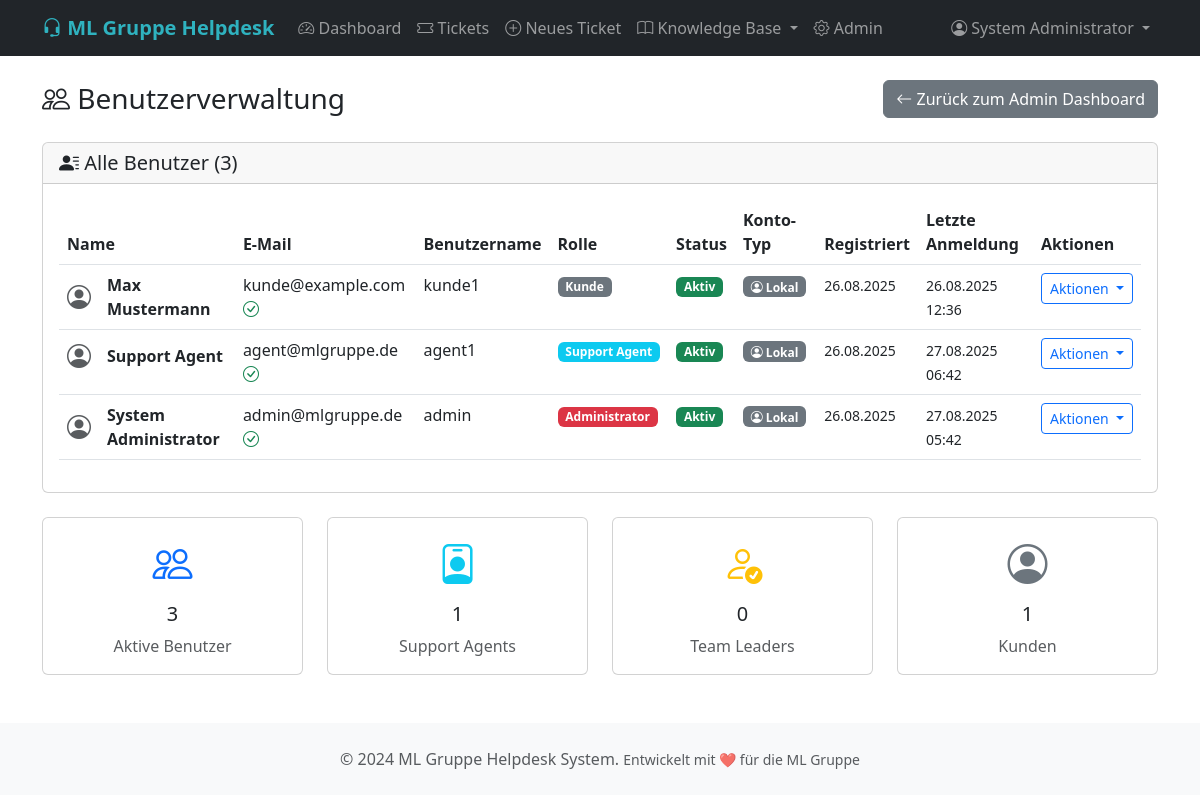
/admin/users (signed in), run on an earlier commit of the app's database.
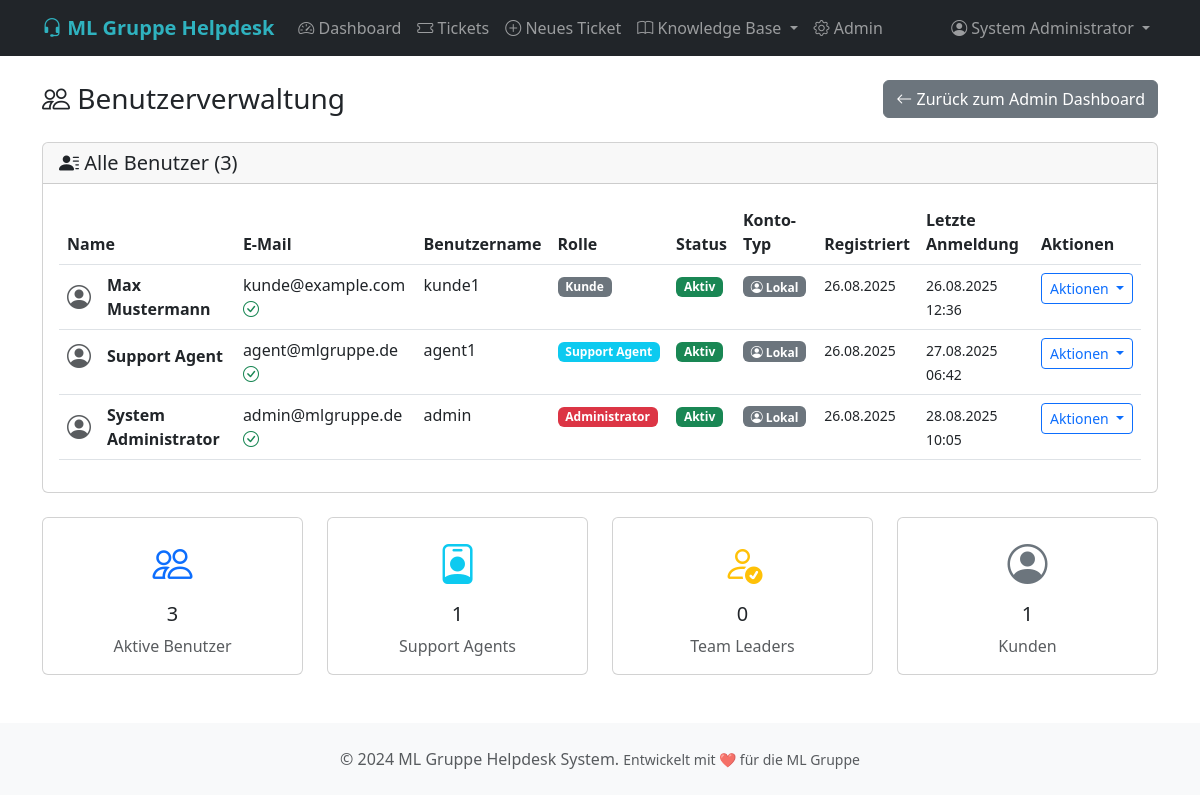
And on a later commit of the database.
### app/models/user.py (models this page shows, shortened)
class User(UserMixin, db.Model):
    __tablename__ = 'users'
    id = db.Column(db.Integer, primary_key=True)
    username = db.Column(db.String(80), unique=True, nullable=False, index=True)
    email = db.Column(db.String(120), unique=True, nullable=False, index=True)
    password_hash = db.Column(db.String(255))
    first_name = db.Column(db.String(100), nullable=False)
    last_name = db.Column(db.String(100), nullable=False)
    role = db.Column(db.String(20), nullable=False, default='customer', index=True)
    microsoft_id = db.Column(db.String(100), unique=True, nullable=True)
    microsoft_token = db.Column(db.Text, nullable=True)
    phone = db.Column(db.String(20))
    department = db.Column(db.String(100))
    location = db.Column(db.String(100))
    is_active = db.Column(db.Boolean, default=True, index=True)
    email_verified = db.Column(db.Boolean, default=False)
    last_login = db.Column(db.DateTime, default=datetime.utcnow)
    created_at = db.Column(db.DateTime, default=datetime.utcnow, index=True)
    updated_at = db.Column(db.DateTime, default=datetime.utcnow, onupdate=datetime.utcnow)
    created_tickets = db.relationship('Ticket', foreign_keys='Ticket.created_by', backref='creator', lazy='dynamic')
    assigned_tickets = db.relationship('Ticket', foreign_keys='Ticket.assigned_to', backref='assignee', lazy='dynamic')
    comments = db.relationship('TicketComment', backref='author', lazy='dynamic')
    audit_logs = db.relationship('AuditLog', backref='user', lazy='dynamic')
    @property
    def full_name(self):
        return f"{self.first_name} {self.last_name}"

### app/admin/routes.py (the view)
@bp.route('/users')
@login_required
@admin_required
def manage_users():
    users = User.query.order_by(User.created_at.desc()).all()
    return render_template('admin/users.html', users=users)

### app/__init__.py (called while the page is built)
@login_manager.user_loader
def load_user(user_id):
    from app.models.user import User
    return User.query.get(int(user_id))

### app/templates/admin/users.html (shortened to what the changed rows need)
{% extends "base.html" %}
{% block content %}
<div class="d-flex justify-content-between align-items-center mb-4">
    <h1 class="h3 mb-0">
        <i class="bi bi-people"></i> Benutzerverwaltung
    </h1>
</div>
<div class="card">
    <div class="card-body">
        {% if users %}
            <div class="table-responsive">
                <table class="table">
                    <thead>
                        <tr>
                            <th>Name</th>
                            <th>E-Mail</th>
                            <th>Benutzername</th>
                            <th>Rolle</th>
                            <th>Status</th>
                            <th>Konto-Typ</th>
                            <th>Registriert</th>
                            <th>Letzte Anmeldung</th>
                            <th>Aktionen</th>
                        </tr>
                    </thead>
                    <tbody>
                        {% for user in users %}
                        <tr>
                            <td>
                                <div class="d-flex align-items-center">
                                    <div class="me-3">
                                        <i class="bi bi-person-circle fs-4 text-muted"></i>
                                    </div>
                                    <div>
                                        <div class="fw-bold">{{ user.full_name }}</div>
                                    </div>
                                </div>
                            </td>
                            <td>
                                {{ user.email }}
                                {% if user.email_verified %}
                                    <i class="bi bi-check-circle text-success" title="Verifiziert"></i>
                                {% else %}
                                    <i class="bi bi-exclamation-circle text-warning" title="Nicht verifiziert"></i>
                                {% endif %}
                            </td>
                            <td>{{ user.username }}</td>
                            <td>
                                {% if user.role == 'admin' %}
                                    <span class="badge bg-danger">Administrator</span>
                                {% elif user.role == 'team_leader' %}
                                    <span class="badge bg-warning">Team Leader</span>
                                {% elif user.role == 'support_agent' %}
                                    <span class="badge bg-info">Support Agent</span>
                                {% elif user.role == 'customer' %}
                                    <span class="badge bg-secondary">Kunde</span>
                                {% else %}
                                    <span class="badge bg-light text-dark">{{ user.role.title() }}</span>
                                {% endif %}
                            </td>
                            <td>
                                {% if user.is_active %}
                                    <span class="badge bg-success">Aktiv</span>
                                {% else %}
                                    <span class="badge bg-danger">Inaktiv</span>
                                {% endif %}
                            </td>
                            <td>
                                {% if user.microsoft_id %}
                                    <span class="badge bg-primary">
                                        <i class="bi bi-microsoft"></i> Microsoft
                                    </span>
                                {% else %}
                                    <span class="badge bg-secondary">
                                        <i class="bi bi-person-circle"></i> Lokal
                                    </span>
                                {% endif %}
                            </td>
                            <td>
                                <small>{{ user.created_at.strftime('%d.%m.%Y') }}</small>
                            </td>
                            <td>
                                {% if user.last_login %}
                                    <small>{{ user.last_login.strftime('%d.%m.%Y %H:%M') }}</small>
                                {% else %}
                                    <small class="text-muted">Nie</small>
                                {% endif %}
                            </td>
                            <td>
                                <div class="btn-group" role="group">
                                    <button type="button" class="btn btn-sm btn-outline-primary dropdown-toggle" data-bs-toggle="dropdown">
                                        Aktionen
                                    </button>
                                </div>
                            </td>
                        </tr>
                        {% endfor %}
                    </tbody>
                </table>
            </div>
        {% else %}
            <div class="text-center py-5">
                <i class="bi bi-people fs-1 text-muted"></i>
                <h4 class="text-muted mt-3">Keine Benutzer gefunden</h4>
                <p class="text-muted">Es sind keine Benutzer im System registriert.</p>
            </div>
        {% endif %}
    </div>
</div>
{% endblock %}

### app/templates/base.html (shortened to what this page needs)
<!DOCTYPE html>
<html lang="de">
<head>
    <link href="https://cdn.jsdelivr.net/npm/bootstrap@5.3.0/dist/css/bootstrap.min.css" rel="stylesheet">
    <link href="https://cdn.jsdelivr.net/npm/bootstrap-icons@1.11.0/font/bootstrap-icons.css" rel="stylesheet">
</head>
<body>
    <nav class="navbar navbar-expand-lg navbar-dark bg-dark">
        <div class="container">
            <a class="navbar-brand" href="{{ url_for('main.index') }}">
                <i class="bi bi-headset"></i> ML Gruppe Helpdesk
            </a>
            <div class="collapse navbar-collapse" id="navbarNav">
                <ul class="navbar-nav me-auto">
                    {% if current_user.is_authenticated %}
                        {% if current_user.role in ['admin', 'team_leader', 'support_agent'] %}
                            <li class="nav-item">
                                <a class="nav-link" href="{{ url_for('tickets.dashboard') }}">
                                    <i class="bi bi-speedometer2"></i> Dashboard
                                </a>
                            </li>
                            <li class="nav-item">
                                <a class="nav-link" href="{{ url_for('tickets.list_tickets') }}">
                                    <i class="bi bi-ticket"></i> Tickets
                                </a>
                            </li>
                        {% endif %}
                        <li class="nav-item">
                            <a class="nav-link" href="{{ url_for('tickets.create_ticket') }}">
                                <i class="bi bi-plus-circle"></i> Neues Ticket
                            </a>
                        </li>
                        <li class="nav-item dropdown">
                            <a class="nav-link dropdown-toggle" href="#" id="knowledgeDropdown" role="button" data-bs-toggle="dropdown">
                                <i class="bi bi-book"></i> Knowledge Base
                            </a>
                        </li>
                        {% if current_user.role == 'admin' %}
                            <li class="nav-item">
                                <a class="nav-link" href="{{ url_for('admin.dashboard') }}">
                                    <i class="bi bi-gear"></i> Admin
                                </a>
                            </li>
                        {% endif %}
                    {% endif %}
                </ul>
                <ul class="navbar-nav">
                    {% if current_user.is_authenticated %}
                        <li class="nav-item dropdown">
                            <a class="nav-link dropdown-toggle" href="#" id="navbarDropdown" role="button" data-bs-toggle="dropdown">
                                <i class="bi bi-person-circle"></i> {{ current_user.full_name }}
                            </a>
                        </li>
                    {% else %}
                        <li class="nav-item">
                            <a class="nav-link" href="{{ url_for('auth.login') }}">
                                <i class="bi bi-box-arrow-in-right"></i> Anmelden
                            </a>
                        </li>
                    {% endif %}
                </ul>
            </div>
        </div>
    </nav>
    <main class="container mt-4">
        {% block content %}{% endblock %}
    </main>
    <footer class="bg-light mt-5 py-4">
        <div class="container text-center">
            <p class="text-muted mb-0">
                &copy; 2024 ML Gruppe Helpdesk System.
                <small>Entwickelt mit ❤️ für die ML Gruppe</small>
            </p>
        </div>
    </footer>
</body>
</html>

What changed in the data, as far as the page shows it:
changed User "System Administrator": last_login "27.08.2025 05:42" → "28.08.2025 10:05"
